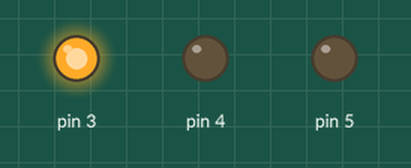
The sketch below on a simulated Arduino Uno, built with avr-gcc and run on an emulated ATmega328P. Parts: output pins drawn as LEDs (lit = HIGH).

Above: at 0.1 s.
Timing chart, 0 to 1.6 s (numbered marks = the images above):
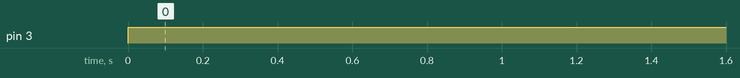

Measured:
- by itself, pin 3: LOW → HIGH at 0.00 s

The sketch:

Exercise1.ino
```cpp
void setup(){
  pinMode(3,OUTPUT);
  pinMode(4,OUTPUT);
  pinMode(5,OUTPUT);
  pinMode(2,INPUT);
}
void loop(){
  digitalWrite(3,HIGH);
}
```
